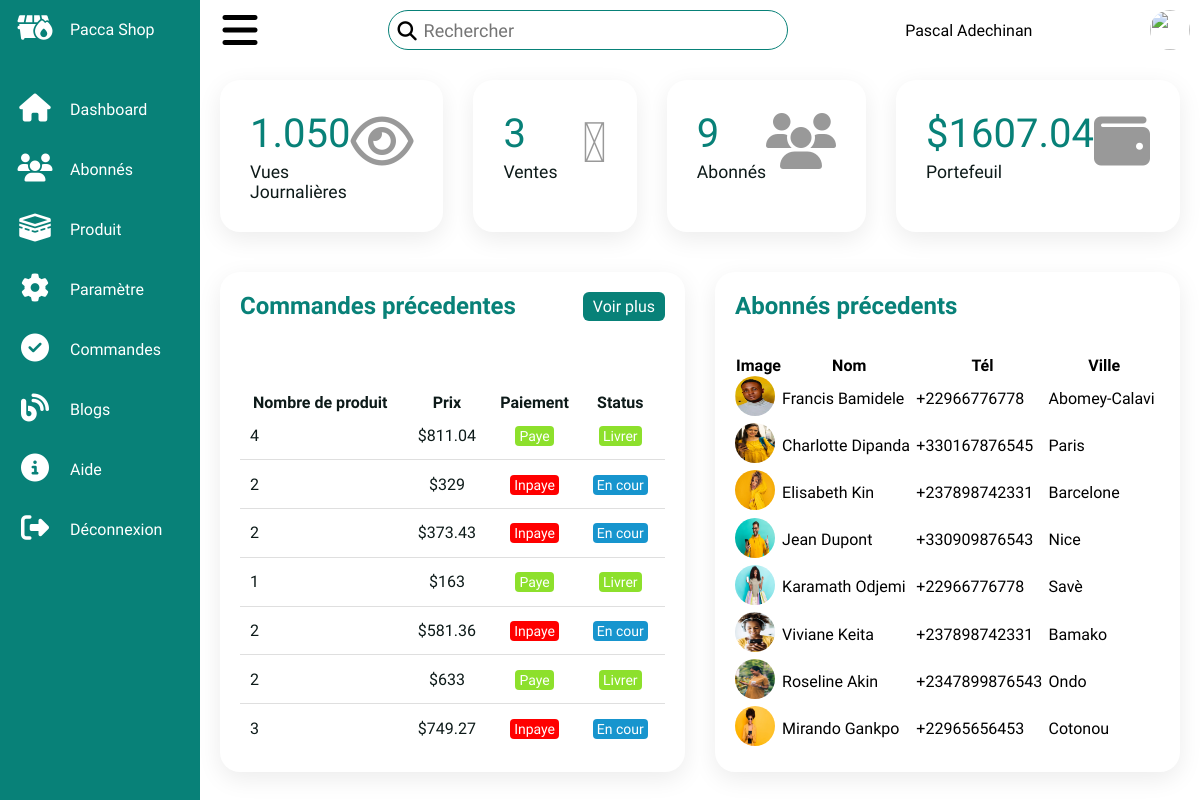
Page /admin/admin_dashboard.php (signed in) on the committed database.
### tables this page shows
CREATE TABLE `orders` (
  `order_id` int(11) NOT NULL,
  `product_number` varchar(255) NOT NULL,
  `product_list` varchar(900) NOT NULL,
  `coupon` varchar(255) NOT NULL,
  `total_unique` varchar(255) NOT NULL,
  `shipping` varchar(255) NOT NULL,
  `total_coupon` varchar(255) NOT NULL,
  `total_price` varchar(100) NOT NULL,
  `customer_id` int(11) NOT NULL,
  `customer_name` varchar(255) NOT NULL,
  `customer_email` varchar(255) NOT NULL,
  `customer_address` varchar(900) NOT NULL,
  `customer_zipcode` varchar(100) NOT NULL,
  `customer_phone` varchar(255) NOT NULL,
  `facturation_address` varchar(900) NOT NULL,
  `name_card` varchar(255) NOT NULL,
  `card_number` varchar(255) NOT NULL,
  `card_cvv` varchar(255) NOT NULL,
  `date_expiration_card` varchar(255) NOT NULL,
  `facturation_address_card` varchar(900) NOT NULL,
  `date` timestamp NOT NULL DEFAULT current_timestamp() ON UPDATE current_timestamp(),
  `status` varchar(255) NOT NULL DEFAULT 'En cour',
  `payment` varchar(255) NOT NULL DEFAULT 'Inpaye'
);

CREATE TABLE `customers` (
  `id` int(11) NOT NULL,
  `email` varchar(255) NOT NULL,
  `complete_name` varchar(400) NOT NULL,
  `profile_image` varchar(255) NOT NULL,
  `sexe` varchar(255) NOT NULL,
  `address` varchar(400) NOT NULL,
  `city` varchar(255) NOT NULL,
  `department` varchar(255) NOT NULL,
  `country` varchar(255) NOT NULL,
  `zip_code` varchar(255) NOT NULL,
  `phone` varchar(255) NOT NULL,
  `password` varchar(255) NOT NULL,
  `date` timestamp NOT NULL DEFAULT current_timestamp() ON UPDATE current_timestamp()
);

### functions/admin_functions.php (the view, shortened to what this page needs)
<?php
include_once('../includes/connect.php');
function view_customers_dash() {
    global $con;
    $select_query = "Select * from `customers` order by date LIMIT 0,8";
    $result_query = mysqli_query($con, $select_query);
    while($row = mysqli_fetch_assoc($result_query)) {
        $complete_name = $row['complete_name'];
        $profile_image = $row['profile_image'];
        $city = $row['city'];
        $phone = $row['phone'];
        echo "<tr>";
        echo "<td><img src='../$profile_image' alt='' width=40 height=40 style='border-radius: 50%;'></td>";
        echo "<td>".$complete_name."</td>";
        echo "<td>".$phone."</td>";
        echo "<td>".$city."</td>";
        echo "</tr>";
    }
}
function admin_view_orders_dash() {
    global $con;
    $select_query = "Select * from `orders` LIMIT 0,8";
    $result_query = mysqli_query($con, $select_query);
    while($row = mysqli_fetch_assoc($result_query)) {
        $product_count = $row['product_number'];
        $total_price = $row['total_price'];
        $status = $row['status'];
        $payment = $row['payment'];
        echo "<tr>";
        echo "<td>".$product_count."</td>";
        echo "<td>$".$total_price."</td>";
        if($payment == "Inpaye") {
            echo "<td><span class='status return'>".$payment."</span></td>";
        } else {
            echo "<td><span class='status delivered'>".$payment."</span></td>";
        }
        if($status == "En cour") {
            echo "<td><span class='status inProgress'>".$status."</span></td>";
        } elseif($status == "Suspendu") {
            echo "<td><span class='status pending'>".$status."</span></td>";
        } elseif($status == "Retourner") {
            echo "<td><span class='status return'>".$status."</span></td>";
        } else {
            echo "<td><span class='status delivered'>".$status."</span></td>";
        }
        echo "</tr>";
    }
}

### css/admin.css (style rules this page uses)
* { margin: 0; padding: 0; box-sizing: border-box; font-family: "Spartan", sans-serif; }
:root { --blue: #2a2185; --vert: #088178; --vert2: #0d1a19; --white: #fff; --gray: #f5f5f5; --black1: #222; --black2: #999; }
body { min-height: 100vh; overflow-x: hidden; }
.details .recentOrders table tr { color: var(--vert2); border-bottom: 1px solid rgba(0, 0, 0, 0.125); }
.details .recentOrders table tr:last-child { border-bottom: none; }
.details .recentOrders table tr td { padding: 10px; }
.details .recentOrders table tr td:last-child { text-align: center; }
.details .recentOrders table tr td:nth-child(2) { text-align: center; }
.details .recentOrders table tr td:nth-child(3) { text-align: center; }
.status.delivered { padding: 2px 4px; background: #8de02c; color: var(--white); border-radius: 4px; font-size: 14px; font-weight: 500; }
.status.return { padding: 2px 4px; background: #f00; color: var(--white); border-radius: 4px; font-size: 14px; font-weight: 500; }
.status.inProgress { padding: 2px 4px; background: #1795ce; color: var(--white); border-radius: 4px; font-size: 14px; font-weight: 500; }

### rows in the picture
orders: product_number "4", total_price "811.04", payment "Paye", status "Livrer"
orders: product_number "2", total_price "329", payment "Inpaye", status "En cour"
orders: product_number "2", total_price "373.43", payment "Inpaye", status "En cour"
orders: product_number "1", total_price "163", payment "Paye", status "Livrer"
orders: product_number "2", total_price "581.36", payment "Inpaye", status "En cour"
orders: product_number "2", total_price "633", payment "Paye", status "Livrer"
orders: product_number "3", total_price "749.27", payment "Inpaye", status "En cour"
customers: profile_image (picture), complete_name "Francis Bamidele", phone "+22966776778", city "Abomey-Calavi"
customers: profile_image (picture), complete_name "Charlotte Dipanda", phone "+330167876545", city "Paris"
customers: profile_image (picture), complete_name "Elisabeth Kin", phone "+237898742331", city "Barcelone"
customers: profile_image (picture), complete_name "Jean Dupont", phone "+330909876543", city "Nice"
customers: profile_image (picture), complete_name "Karamath Odjemi", phone "+22966776778", city "Savè"
customers: profile_image (picture), complete_name "Viviane Keita", phone "+237898742331", city "Bamako"
customers: profile_image (picture), complete_name "Roseline Akin", phone "+2347899876543", city "Ondo"
customers: profile_image (picture), complete_name "Mirando Gankpo", phone "+22965656453", city "Cotonou"

### other values in the picture
$_SESSION['admin']['fname'] "Pascal"
$_SESSION['admin']['lname'] "Adechinan"
sells_count() "3"
count_customers() "9"
calculate_budget() "1607.04"
